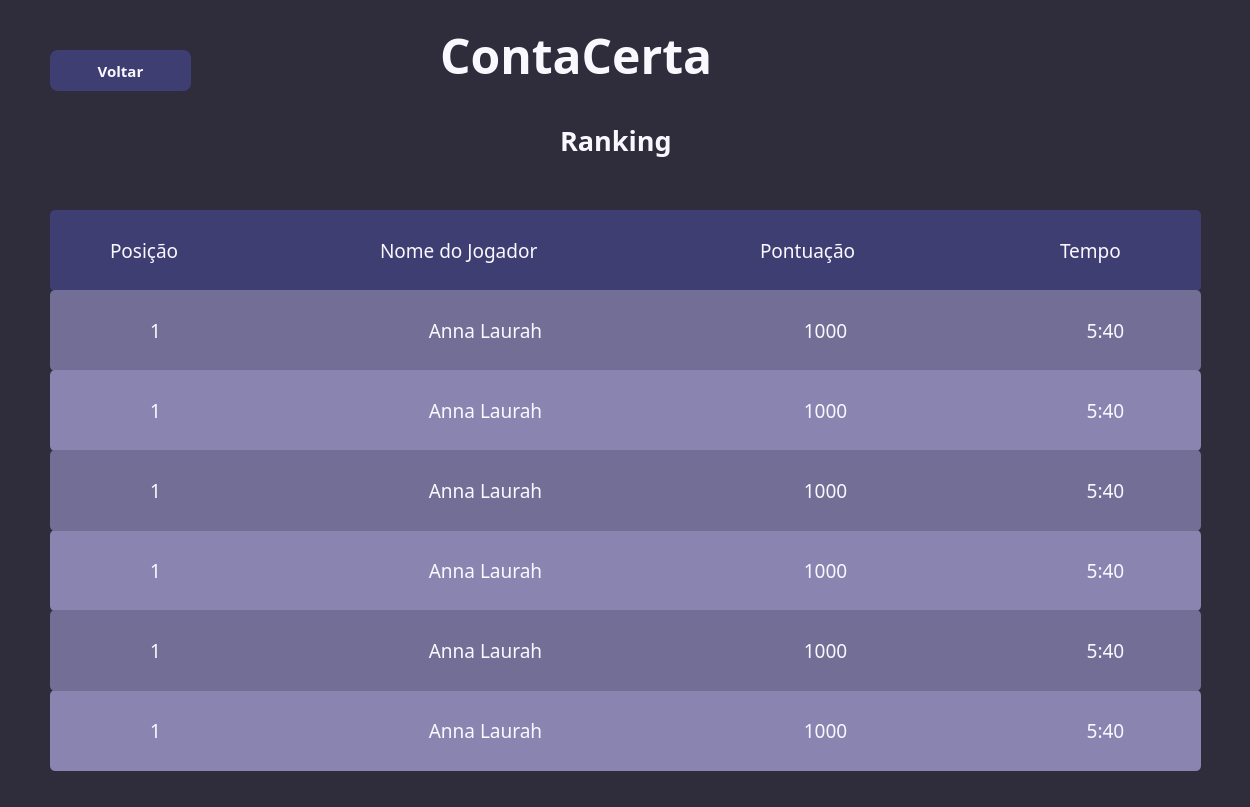
<?xml version="1.0" encoding="UTF-8"?>
<ui version="4.0">
 <class>MainWindow</class>
 <widget class="QMainWindow" name="MainWindow">
  <property name="geometry">
   <rect>
    <x>0</x>
    <y>0</y>
    <width>1250</width>
    <height>807</height>
   </rect>
  </property>
  <property name="windowTitle">
   <string>MainWindow</string>
  </property>
  <property name="styleSheet">
   <string notr="true">background:#2F2D3C;</string>
  </property>
  <widget class="QWidget" name="centralwidget">
   <widget class="QLabel" name="label_Titulo">
    <property name="geometry">
     <rect>
      <x>440</x>
      <y>20</y>
      <width>401</width>
      <height>71</height>
     </rect>
    </property>
    <property name="font">
     <font>
      <family>Arial Black</family>
      <pointsize>36</pointsize>
      <weight>75</weight>
      <bold>true</bold>
     </font>
    </property>
    <property name="styleSheet">
     <string notr="true">color:#FAF8FF;</string>
    </property>
    <property name="text">
     <string>ContaCerta</string>
    </property>
   </widget>
   <widget class="QLabel" name="label_subtitulo">
    <property name="geometry">
     <rect>
      <x>560</x>
      <y>120</y>
      <width>171</width>
      <height>41</height>
     </rect>
    </property>
    <property name="font">
     <font>
      <family>Arial Black</family>
      <pointsize>20</pointsize>
      <weight>75</weight>
      <bold>true</bold>
     </font>
    </property>
    <property name="styleSheet">
     <string notr="true">color:#FAF8FF;</string>
    </property>
    <property name="text">
     <string>Ranking</string>
    </property>
   </widget>
   <widget class="QLabel" name="label_titulos">
    <property name="geometry">
     <rect>
      <x>50</x>
      <y>210</y>
      <width>1151</width>
      <height>81</height>
     </rect>
    </property>
    <property name="styleSheet">
     <string notr="true">background:#3F3E73;
border-radius: 5px;</string>
    </property>
    <property name="text">
     <string/>
    </property>
   </widget>
   <widget class="QLabel" name="label_primeiroLugar">
    <property name="geometry">
     <rect>
      <x>50</x>
      <y>290</y>
      <width>1151</width>
      <height>81</height>
     </rect>
    </property>
    <property name="styleSheet">
     <string notr="true">background:#736E95;
border-radius: 5px;</string>
    </property>
    <property name="text">
     <string/>
    </property>
   </widget>
   <widget class="QLabel" name="label_segundoLugar">
    <property name="geometry">
     <rect>
      <x>50</x>
      <y>370</y>
      <width>1151</width>
      <height>81</height>
     </rect>
    </property>
    <property name="styleSheet">
     <string notr="true">background:#8A84B0;
border-radius: 5px;</string>
    </property>
    <property name="text">
     <string/>
    </property>
   </widget>
   <widget class="QLabel" name="label_quartoLugar">
    <property name="geometry">
     <rect>
      <x>50</x>
      <y>530</y>
      <width>1151</width>
      <height>81</height>
     </rect>
    </property>
    <property name="styleSheet">
     <string notr="true">background:#8A84B0;
border-radius: 5px;</string>
    </property>
    <property name="text">
     <string/>
    </property>
   </widget>
   <widget class="QLabel" name="label_terceiroLugar">
    <property name="geometry">
     <rect>
      <x>50</x>
      <y>450</y>
      <width>1151</width>
      <height>81</height>
     </rect>
    </property>
    <property name="styleSheet">
     <string notr="true">background:#736E95;
border-radius: 5px;</string>
    </property>
    <property name="text">
     <string/>
    </property>
   </widget>
   <widget class="QLabel" name="label_sextoLugar">
    <property name="geometry">
     <rect>
      <x>50</x>
      <y>690</y>
      <width>1151</width>
      <height>81</height>
     </rect>
    </property>
    <property name="styleSheet">
     <string notr="true">background:#8A84B0;
border-radius: 5px;</string>
    </property>
    <property name="text">
     <string/>
    </property>
   </widget>
   <widget class="QLabel" name="label_quintoLugar">
    <property name="geometry">
     <rect>
      <x>50</x>
      <y>610</y>
      <width>1151</width>
      <height>81</height>
     </rect>
    </property>
    <property name="styleSheet">
     <string notr="true">background:#736E95;
border-radius: 5px;</string>
    </property>
    <property name="text">
     <string/>
    </property>
   </widget>
   <widget class="QPushButton" name="pushButton_Voltar">
    <property name="geometry">
     <rect>
      <x>50</x>
      <y>50</y>
      <width>141</width>
      <height>41</height>
     </rect>
    </property>
    <property name="font">
     <font>
      <family>Arial Black</family>
      <pointsize>11</pointsize>
      <weight>75</weight>
      <bold>true</bold>
     </font>
    </property>
    <property name="styleSheet">
     <string notr="true">background:#3F3E73;
border-radius: 8px;
color: #FAF8FF;</string>
    </property>
    <property name="text">
     <string>Voltar</string>
    </property>
   </widget>
   <widget class="QLabel" name="label_posicao">
    <property name="geometry">
     <rect>
      <x>110</x>
      <y>230</y>
      <width>91</width>
      <height>41</height>
     </rect>
    </property>
    <property name="font">
     <font>
      <family>Arial Rounded MT Bold</family>
      <pointsize>14</pointsize>
     </font>
    </property>
    <property name="styleSheet">
     <string notr="true">background:#3F3E73;
color:#FAF8FF;

</string>
    </property>
    <property name="text">
     <string>Posição</string>
    </property>
   </widget>
   <widget class="QLabel" name="label_nome_do_jogador">
    <property name="geometry">
     <rect>
      <x>380</x>
      <y>230</y>
      <width>211</width>
      <height>41</height>
     </rect>
    </property>
    <property name="font">
     <font>
      <family>Arial Rounded MT Bold</family>
      <pointsize>14</pointsize>
     </font>
    </property>
    <property name="styleSheet">
     <string notr="true">background:#3F3E73;
color:#FAF8FF;

</string>
    </property>
    <property name="text">
     <string>Nome do Jogador</string>
    </property>
   </widget>
   <widget class="QLabel" name="label_pontuacao">
    <property name="geometry">
     <rect>
      <x>760</x>
      <y>230</y>
      <width>131</width>
      <height>41</height>
     </rect>
    </property>
    <property name="font">
     <font>
      <family>Arial Rounded MT Bold</family>
      <pointsize>14</pointsize>
     </font>
    </property>
    <property name="styleSheet">
     <string notr="true">background:#3F3E73;
color:#FAF8FF;

</string>
    </property>
    <property name="text">
     <string>Pontuação</string>
    </property>
   </widget>
   <widget class="QLabel" name="label_tempo">
    <property name="geometry">
     <rect>
      <x>1060</x>
      <y>230</y>
      <width>81</width>
      <height>41</height>
     </rect>
    </property>
    <property name="font">
     <font>
      <family>Arial Rounded MT Bold</family>
      <pointsize>14</pointsize>
     </font>
    </property>
    <property name="styleSheet">
     <string notr="true">background:#3F3E73;
color:#FAF8FF;

</string>
    </property>
    <property name="text">
     <string>Tempo</string>
    </property>
   </widget>
   <widget class="QLabel" name="label_posicaoPrimeiro">
    <property name="geometry">
     <rect>
      <x>110</x>
      <y>310</y>
      <width>91</width>
      <height>41</height>
     </rect>
    </property>
    <property name="font">
     <font>
      <family>Arial Rounded MT Bold</family>
      <pointsize>14</pointsize>
     </font>
    </property>
    <property name="styleSheet">
     <string notr="true">background:#736E95;
color:#FAF8FF;

</string>
    </property>
    <property name="text">
     <string>1</string>
    </property>
    <property name="alignment">
     <set>Qt::AlignCenter</set>
    </property>
   </widget>
   <widget class="QLabel" name="label_posicaoSegundo">
    <property name="geometry">
     <rect>
      <x>110</x>
      <y>390</y>
      <width>91</width>
      <height>41</height>
     </rect>
    </property>
    <property name="font">
     <font>
      <family>Arial Rounded MT Bold</family>
      <pointsize>14</pointsize>
     </font>
    </property>
    <property name="styleSheet">
     <string notr="true">background:#8A84B0;
color:#FAF8FF;

</string>
    </property>
    <property name="text">
     <string>1</string>
    </property>
    <property name="alignment">
     <set>Qt::AlignCenter</set>
    </property>
   </widget>
   <widget class="QLabel" name="label_posicaoTerceiro">
    <property name="geometry">
     <rect>
      <x>110</x>
      <y>470</y>
      <width>91</width>
      <height>41</height>
     </rect>
    </property>
    <property name="font">
     <font>
      <family>Arial Rounded MT Bold</family>
      <pointsize>14</pointsize>
     </font>
    </property>
    <property name="styleSheet">
     <string notr="true">background:#736E95;
color:#FAF8FF;

</string>
    </property>
    <property name="text">
     <string>1</string>
    </property>
    <property name="alignment">
     <set>Qt::AlignCenter</set>
    </property>
   </widget>
   <widget class="QLabel" name="label_posicaoQuinto">
    <property name="geometry">
     <rect>
      <x>110</x>
      <y>630</y>
      <width>91</width>
      <height>41</height>
     </rect>
    </property>
    <property name="font">
     <font>
      <family>Arial Rounded MT Bold</family>
      <pointsize>14</pointsize>
     </font>
    </property>
    <property name="styleSheet">
     <string notr="true">background:#736E95;
color:#FAF8FF;

</string>
    </property>
    <property name="text">
     <string>1</string>
    </property>
    <property name="alignment">
     <set>Qt::AlignCenter</set>
    </property>
   </widget>
   <widget class="QLabel" name="label_posicaoQuarto">
    <property name="geometry">
     <rect>
      <x>110</x>
      <y>550</y>
      <width>91</width>
      <height>41</height>
     </rect>
    </property>
    <property name="font">
     <font>
      <family>Arial Rounded MT Bold</family>
      <pointsize>14</pointsize>
     </font>
    </property>
    <property name="styleSheet">
     <string notr="true">background:#8A84B0;
color:#FAF8FF;

</string>
    </property>
    <property name="text">
     <string>1</string>
    </property>
    <property name="alignment">
     <set>Qt::AlignCenter</set>
    </property>
   </widget>
   <widget class="QLabel" name="label_posicaoSexto">
    <property name="geometry">
     <rect>
      <x>110</x>
      <y>710</y>
      <width>91</width>
      <height>41</height>
     </rect>
    </property>
    <property name="font">
     <font>
      <family>Arial Rounded MT Bold</family>
      <pointsize>14</pointsize>
     </font>
    </property>
    <property name="styleSheet">
     <string notr="true">background:#8A84B0;
color:#FAF8FF;

</string>
    </property>
    <property name="text">
     <string>1</string>
    </property>
    <property name="alignment">
     <set>Qt::AlignCenter</set>
    </property>
   </widget>
   <widget class="QLabel" name="label_tempoSegundo">
    <property name="geometry">
     <rect>
      <x>1060</x>
      <y>390</y>
      <width>91</width>
      <height>41</height>
     </rect>
    </property>
    <property name="font">
     <font>
      <family>Arial Rounded MT Bold</family>
      <pointsize>14</pointsize>
     </font>
    </property>
    <property name="styleSheet">
     <string notr="true">background:#8A84B0;
color:#FAF8FF;

</string>
    </property>
    <property name="text">
     <string>5:40</string>
    </property>
    <property name="alignment">
     <set>Qt::AlignCenter</set>
    </property>
   </widget>
   <widget class="QLabel" name="label_tempoPrimeiro">
    <property name="geometry">
     <rect>
      <x>1060</x>
      <y>310</y>
      <width>91</width>
      <height>41</height>
     </rect>
    </property>
    <property name="font">
     <font>
      <family>Arial Rounded MT Bold</family>
      <pointsize>14</pointsize>
     </font>
    </property>
    <property name="styleSheet">
     <string notr="true">background:#736E95;
color:#FAF8FF;

</string>
    </property>
    <property name="text">
     <string>5:40</string>
    </property>
    <property name="alignment">
     <set>Qt::AlignCenter</set>
    </property>
   </widget>
   <widget class="QLabel" name="label_tempoTerceiro">
    <property name="geometry">
     <rect>
      <x>1060</x>
      <y>470</y>
      <width>91</width>
      <height>41</height>
     </rect>
    </property>
    <property name="font">
     <font>
      <family>Arial Rounded MT Bold</family>
      <pointsize>14</pointsize>
     </font>
    </property>
    <property name="styleSheet">
     <string notr="true">background:#736E95;
color:#FAF8FF;

</string>
    </property>
    <property name="text">
     <string>5:40</string>
    </property>
    <property name="alignment">
     <set>Qt::AlignCenter</set>
    </property>
   </widget>
   <widget class="QLabel" name="label_tempoQuinto">
    <property name="geometry">
     <rect>
      <x>1060</x>
      <y>630</y>
      <width>91</width>
      <height>41</height>
     </rect>
    </property>
    <property name="font">
     <font>
      <family>Arial Rounded MT Bold</family>
      <pointsize>14</pointsize>
     </font>
    </property>
    <property name="styleSheet">
     <string notr="true">background:#736E95;
color:#FAF8FF;

</string>
    </property>
    <property name="text">
     <string>5:40</string>
    </property>
    <property name="alignment">
     <set>Qt::AlignCenter</set>
    </property>
   </widget>
   <widget class="QLabel" name="label_tempoQuarto">
    <property name="geometry">
     <rect>
      <x>1060</x>
      <y>550</y>
      <width>91</width>
      <height>41</height>
     </rect>
    </property>
    <property name="font">
     <font>
      <family>Arial Rounded MT Bold</family>
      <pointsize>14</pointsize>
     </font>
    </property>
    <property name="styleSheet">
     <string notr="true">background:#8A84B0;
color:#FAF8FF;

</string>
    </property>
    <property name="text">
     <string>5:40</string>
    </property>
    <property name="alignment">
     <set>Qt::AlignCenter</set>
    </property>
   </widget>
   <widget class="QLabel" name="label_tempoSexto">
    <property name="geometry">
     <rect>
      <x>1060</x>
      <y>710</y>
      <width>91</width>
      <height>41</height>
     </rect>
    </property>
    <property name="font">
     <font>
      <family>Arial Rounded MT Bold</family>
      <pointsize>14</pointsize>
     </font>
    </property>
    <property name="styleSheet">
     <string notr="true">background:#8A84B0;
color:#FAF8FF;

</string>
    </property>
    <property name="text">
     <string>5:40</string>
    </property>
    <property name="alignment">
     <set>Qt::AlignCenter</set>
    </property>
   </widget>
   <widget class="QLabel" name="label_nomePrimeiro">
    <property name="geometry">
     <rect>
      <x>360</x>
      <y>310</y>
      <width>251</width>
      <height>41</height>
     </rect>
    </property>
    <property name="font">
     <font>
      <family>Arial Rounded MT Bold</family>
      <pointsize>14</pointsize>
     </font>
    </property>
    <property name="styleSheet">
     <string notr="true">background:#736E95;
color:#FAF8FF;

</string>
    </property>
    <property name="text">
     <string>Anna Laurah</string>
    </property>
    <property name="alignment">
     <set>Qt::AlignCenter</set>
    </property>
   </widget>
   <widget class="QLabel" name="label_nomeTerceiro">
    <property name="geometry">
     <rect>
      <x>360</x>
      <y>470</y>
      <width>251</width>
      <height>41</height>
     </rect>
    </property>
    <property name="font">
     <font>
      <family>Arial Rounded MT Bold</family>
      <pointsize>14</pointsize>
     </font>
    </property>
    <property name="styleSheet">
     <string notr="true">background:#736E95;
color:#FAF8FF;

</string>
    </property>
    <property name="text">
     <string>Anna Laurah</string>
    </property>
    <property name="alignment">
     <set>Qt::AlignCenter</set>
    </property>
   </widget>
   <widget class="QLabel" name="label_nomeQuinto">
    <property name="geometry">
     <rect>
      <x>360</x>
      <y>630</y>
      <width>251</width>
      <height>41</height>
     </rect>
    </property>
    <property name="font">
     <font>
      <family>Arial Rounded MT Bold</family>
      <pointsize>14</pointsize>
     </font>
    </property>
    <property name="styleSheet">
     <string notr="true">background:#736E95;
color:#FAF8FF;

</string>
    </property>
    <property name="text">
     <string>Anna Laurah</string>
    </property>
    <property name="alignment">
     <set>Qt::AlignCenter</set>
    </property>
   </widget>
   <widget class="QLabel" name="label_nomeSegundo">
    <property name="geometry">
     <rect>
      <x>360</x>
      <y>390</y>
      <width>251</width>
      <height>41</height>
     </rect>
    </property>
    <property name="font">
     <font>
      <family>Arial Rounded MT Bold</family>
      <pointsize>14</pointsize>
     </font>
    </property>
    <property name="styleSheet">
     <string notr="true">background:#8A84B0;
color:#FAF8FF;

</string>
    </property>
    <property name="text">
     <string>Anna Laurah</string>
    </property>
    <property name="alignment">
     <set>Qt::AlignCenter</set>
    </property>
   </widget>
   <widget class="QLabel" name="label_nomeQuarto">
    <property name="geometry">
     <rect>
      <x>360</x>
      <y>550</y>
      <width>251</width>
      <height>41</height>
     </rect>
    </property>
    <property name="font">
     <font>
      <family>Arial Rounded MT Bold</family>
      <pointsize>14</pointsize>
     </font>
    </property>
    <property name="styleSheet">
     <string notr="true">background:#8A84B0;
color:#FAF8FF;

</string>
    </property>
    <property name="text">
     <string>Anna Laurah</string>
    </property>
    <property name="alignment">
     <set>Qt::AlignCenter</set>
    </property>
   </widget>
   <widget class="QLabel" name="label_nomeSexto">
    <property name="geometry">
     <rect>
      <x>360</x>
      <y>710</y>
      <width>251</width>
      <height>41</height>
     </rect>
    </property>
    <property name="font">
     <font>
      <family>Arial Rounded MT Bold</family>
      <pointsize>14</pointsize>
     </font>
    </property>
    <property name="styleSheet">
     <string notr="true">background:#8A84B0;
color:#FAF8FF;

</string>
    </property>
    <property name="text">
     <string>Anna Laurah</string>
    </property>
    <property name="alignment">
     <set>Qt::AlignCenter</set>
    </property>
   </widget>
   <widget class="QLabel" name="label_pontuacaoPrimeiro">
    <property name="geometry">
     <rect>
      <x>750</x>
      <y>310</y>
      <width>151</width>
      <height>41</height>
     </rect>
    </property>
    <property name="font">
     <font>
      <family>Arial Rounded MT Bold</family>
      <pointsize>14</pointsize>
     </font>
    </property>
    <property name="styleSheet">
     <string notr="true">background:#736E95;
color:#FAF8FF;

</string>
    </property>
    <property name="text">
     <string>1000</string>
    </property>
    <property name="alignment">
     <set>Qt::AlignCenter</set>
    </property>
   </widget>
   <widget class="QLabel" name="label_pontuacaoSegundo">
    <property name="geometry">
     <rect>
      <x>750</x>
      <y>390</y>
      <width>151</width>
      <height>41</height>
     </rect>
    </property>
    <property name="font">
     <font>
      <family>Arial Rounded MT Bold</family>
      <pointsize>14</pointsize>
     </font>
    </property>
    <property name="styleSheet">
     <string notr="true">background:#8A84B0;
color:#FAF8FF;
</string>
    </property>
    <property name="text">
     <string>1000</string>
    </property>
    <property name="alignment">
     <set>Qt::AlignCenter</set>
    </property>
   </widget>
   <widget class="QLabel" name="label_pontuacaoQuarto">
    <property name="geometry">
     <rect>
      <x>750</x>
      <y>550</y>
      <width>151</width>
      <height>41</height>
     </rect>
    </property>
    <property name="font">
     <font>
      <family>Arial Rounded MT Bold</family>
      <pointsize>14</pointsize>
     </font>
    </property>
    <property name="styleSheet">
     <string notr="true">background:#8A84B0;
color:#FAF8FF;
</string>
    </property>
    <property name="text">
     <string>1000</string>
    </property>
    <property name="alignment">
     <set>Qt::AlignCenter</set>
    </property>
   </widget>
   <widget class="QLabel" name="label_pontucaoSexto">
    <property name="geometry">
     <rect>
      <x>750</x>
      <y>710</y>
      <width>151</width>
      <height>41</height>
     </rect>
    </property>
    <property name="font">
     <font>
      <family>Arial Rounded MT Bold</family>
      <pointsize>14</pointsize>
     </font>
    </property>
    <property name="styleSheet">
     <string notr="true">background:#8A84B0;
color:#FAF8FF;
</string>
    </property>
    <property name="text">
     <string>1000</string>
    </property>
    <property name="alignment">
     <set>Qt::AlignCenter</set>
    </property>
   </widget>
   <widget class="QLabel" name="label_pontuacaoTerceiro">
    <property name="geometry">
     <rect>
      <x>750</x>
      <y>470</y>
      <width>151</width>
      <height>41</height>
     </rect>
    </property>
    <property name="font">
     <font>
      <family>Arial Rounded MT Bold</family>
      <pointsize>14</pointsize>
     </font>
    </property>
    <property name="styleSheet">
     <string notr="true">background:#736E95;
color:#FAF8FF;

</string>
    </property>
    <property name="text">
     <string>1000</string>
    </property>
    <property name="alignment">
     <set>Qt::AlignCenter</set>
    </property>
   </widget>
   <widget class="QLabel" name="label_pontuacaoQuinto">
    <property name="geometry">
     <rect>
      <x>750</x>
      <y>630</y>
      <width>151</width>
      <height>41</height>
     </rect>
    </property>
    <property name="font">
     <font>
      <family>Arial Rounded MT Bold</family>
      <pointsize>14</pointsize>
     </font>
    </property>
    <property name="styleSheet">
     <string notr="true">background:#736E95;
color:#FAF8FF;

</string>
    </property>
    <property name="text">
     <string>1000</string>
    </property>
    <property name="alignment">
     <set>Qt::AlignCenter</set>
    </property>
   </widget>
  </widget>
  <widget class="QStatusBar" name="statusbar"/>
 </widget>
 <resources/>
 <connections/>
</ui>
